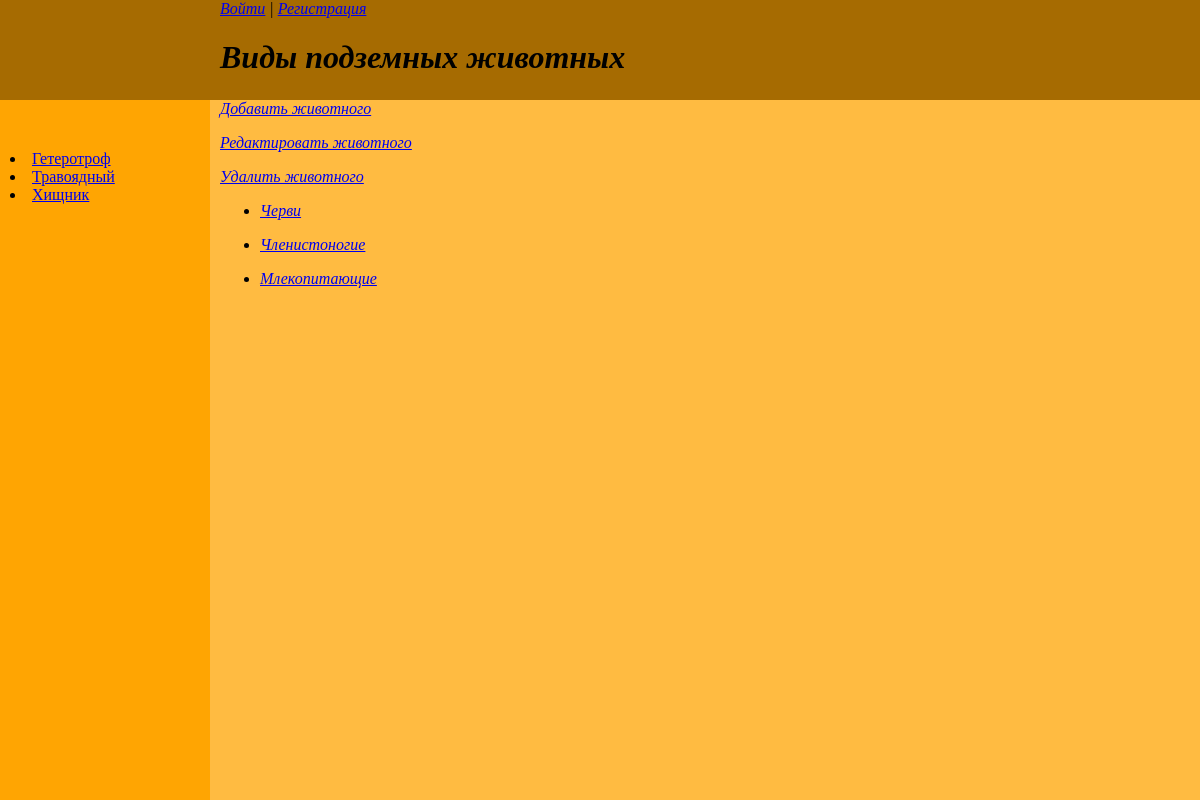
Page /underground/ on the committed database.
### underground/models.py (models this page shows, shortened)
class Underground_Kinds(models.Model):
    name = models.CharField(max_length=50, db_index=True, verbose_name="Класс")
    slug = models.SlugField(max_length=100, unique=True, db_index=True)

class UndergroundTags(models.Model):
    tag = models.CharField(max_length=100, db_index=True, verbose_name="Теги")
    slug = models.SlugField(max_length=255, unique=True, db_index=True)
    def get_absolute_url(self):
        return reverse('tag', kwargs={'underground_tag_slug':self.slug})

### underground/views.py (the view)
class UndergroundHome(TemplateView):
    template_name = 'underground/underground.html'
    extra_context = {
        'title': 'Подземные обитатели',
        'header': 'Виды подземных животных',
        'data_inf': Underground_Kinds.objects.all()
    }

### underground/templatetags/underground_tags.py (called while the page is built)
@register.inclusion_tag('underground/underground_list_tags.html')
def show_underground_tags():
    return {"underground_tags" : UndergroundTags.objects.annotate(total=Count("tags")).filter(total__gt=0)}

### underground/templates/underground/underground.html
{% extends 'base.html' %}
{% block load_tags %}
{% load underground_tags %}
{% show_underground_tags %}
{% endblock %}

### templates/base.html (shortened to what this page needs)
<!DOCTYPE html>
<html lang="en">
{% load static %}
<head>
</head>
<body>
<div class ="header">
    <nav class ="login">
    <a href="{% url 'users:login' %}">Войти</a> | <a href="{% url 'users:register' %}">Регистрация</a></p>
    </nav>
    <h1>{{header}}</h1>
</div>
<div class = "content">
    <a href="addpage/" class="button">Добавить животного</a></p>
    <a href="editpage/" class="button">Редактировать животного</a></p>
    <a href="deletepage/" class="button">Удалить животного</a>
<ul>
        {% for items in data_inf %}
        <li>
               <p><a href="{{items.slug}}/">{{items.name}}</a></p>
        </li>
        {% endfor %}
</ul>
</div>
<div class="sidebar">
{% block load_tags %} {% endblock %}
</div>
</body>
</html>

### underground/templates/underground/underground_list_tags.html
{% for t in underground_tags %}
        <li><a href="{{t.get_absolute_url}}">{{t.tag}}</a></li>
{% endfor %}

### templates/base.html (style rules this page uses)
.header { padding-left: 220px; align-items: center; font-style:italic; background: #A66B01; position:absolute; left:0px; top:0px; bottom:0; right:0; height: 100px; }
.sidebar { position:absolute; padding-top: 50px; padding-left: 10px; background: #FFA502; left:0px; top:100px; bottom:0; width: 200px; }
.content { font-style:oblique; padding-left: 20px; background: #FFBB41; position:absolute; left:200px; top:100px; bottom:0; right:0; }

### rows in the picture
Underground_Kinds: name "Черви"
Underground_Kinds: name "Членистоногие"
Underground_Kinds: name "Млекопитающие"
UndergroundTags: tag "Гетеротроф"
UndergroundTags: tag "Травоядный"
UndergroundTags: tag "Хищник"

### other values in the picture
{{ header }} "Виды подземных животных"
